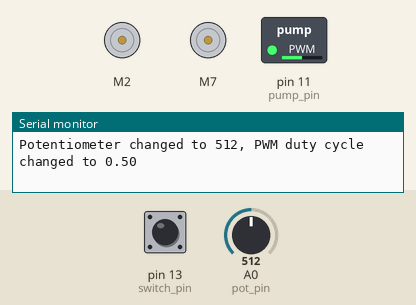
Simulated run of this sketch. Board: Arduino Uno, built with avr-gcc and run on an emulated ATmega328P. Parts: 2 × DC motor (green arrow = forward, orange = backward, longer = faster), switched loads named in the sketch (green lamp = pin HIGH), the last lines printed to the serial monitor. The inputs (shaded band) are chosen by the test bench; at power-on: pin 13 (switch_pin) LOW, A0 (pot_pin) = 512.

Above: at 1.2 s.
1.3 s: pin 13 (switch_pin) pulled HIGH for 0.15 s
At 1.37 s:
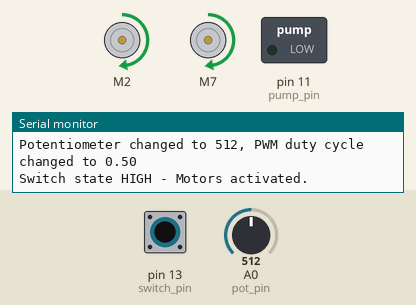
2.9 s: A0 (pot_pin) set to 716
At 3.5 s:
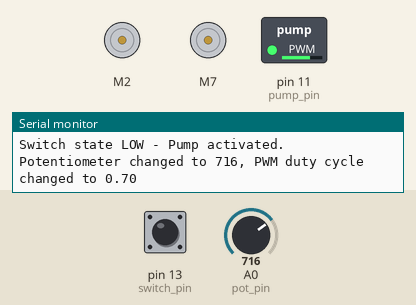
4.4 s: A0 (pot_pin) set to 900
At 5.6 s:
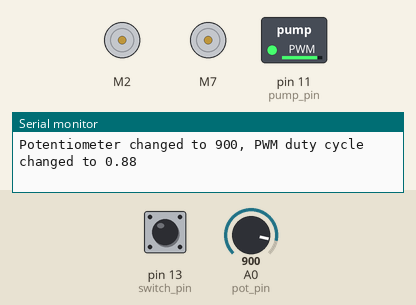
5.9 s: pin 13 (switch_pin) pulled HIGH for 1 s
At 6.7 s:
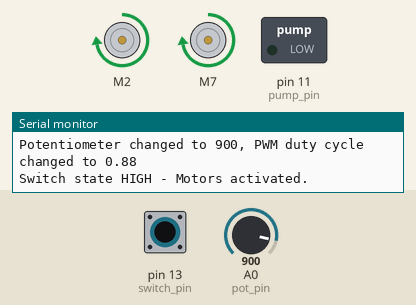
8.4 s: A0 (pot_pin) set to 122
At 9.0 s:
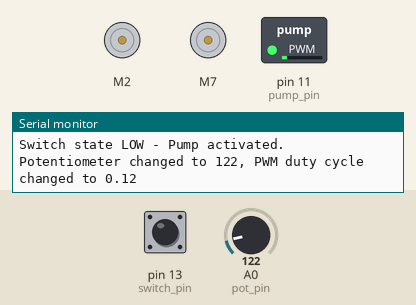
9.9 s: pin 13 (switch_pin) pulled HIGH for 0.15 s
At 10.7 s:
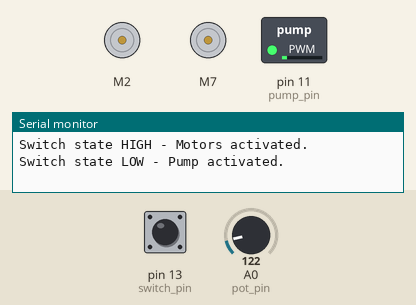
Timing chart, 0 to 12.5 s (numbered marks = the images above; inputs shaded):
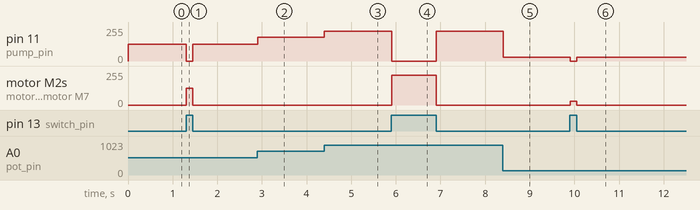

The sketch:

Pump_And_Drive_Motor_Test.ino
```cpp
/**********************************************************
   Pump and Drive Motor Test for Betta Fish Feeder
   Language: Arduino
   Author: Michael Hoskins
   Date: March 5 2018

   This code uses a potentiometer and switch to control the pump
   and the two drive motors. It uses the potentiometer to set a
   shared PWM duty cycle, and the switch to change which actuator
   is powered.

   Reducing CPU Load:
   The checkSwitch() and checkPot() functions will
   read the digital and analog pins respectively, and only return
   1 if there is a detected change in state. In this way, by calling
   a checkX() function in an if statement, the CPU will only perform
   the action of checking sensors every loop, while the resulting
   changes to the actuators (such as changing the motor speed)
   only happen as needed.

 **********************************************************/

#include "SparkFun_TB6612.h"

// Pins for all motor driver inputs, keep in mind the PWM defines must be on PWM pins
#define AIN1 2
#define BIN1 7
#define AIN2 4
#define BIN2 8
#define PWMA 5
#define PWMB 6
#define STBY 9

// these constants are used to allow you to make your motor configuration
// line up with function names like forward.  Value can be 1 or -1
const int offsetA = 1;
const int offsetB = 1;

// Initializing motors.  The library will allow you to initialize as many
// motors as you have memory for.  If you are using functions like forward
// that take 2 motors as arguements you can either write new functions or
// call the function more than once.
Motor motor1 = Motor(AIN1, AIN2, PWMA, offsetA, STBY);
Motor motor2 = Motor(BIN1, BIN2, PWMB, offsetB, STBY);


// Pin Definitions
int pot_pin = A0;
int pump_pin = 11;
int switch_pin = 13;

// Sensor Variables
int pin_state = 0;
int prev_pin_state;
int sensor_value = 0;
int prev_sensor_value;

// Other Variables
float pwm_ratio = 0.249; //  = 255/1024

// Functions
int checkSwitch();
int checkPot();

void setup()
{
  Serial.begin(9600);
  pinMode(switch_pin, INPUT);
  pinMode(pump_pin, OUTPUT);
}

void loop() {

  delay(5);

  if (checkSwitch() || checkPot()) {


    if (pin_state == 1) { // Drive Motor Activated

      analogWrite(pump_pin, 0); // Deactivate Pump

      int drive_pwm = (int)(sensor_value * pwm_ratio);

      if (sensor_value <= 25) { // Switch off motors if knob is almost fully dialed left
        brake(motor1, motor2);
      }
      else forward(motor1, motor2, drive_pwm);
    }

    else { // Pump Activated

      brake(motor1, motor2); // Deactivate Drive Motors

      int pump_pwm = (int)(sensor_value * pwm_ratio);

      if (sensor_value <= 25) {
        analogWrite(pump_pin, 0);
      }
      else analogWrite(pump_pin, pump_pwm);
    }

  }
}


int checkSwitch() {  // Reads the digital switch state. Returns 1 if the state has changed.

  prev_pin_state = pin_state;
  pin_state = digitalRead(switch_pin);

  if (prev_pin_state != pin_state) {

    if (pin_state == HIGH) {
      Serial.println("Switch state HIGH - Motors activated. ");
    }
    else {
      Serial.println("Switch state LOW - Pump activated.");
    }

    return 1;
  }
  else return 0;
}

int checkPot() { // Reads the analog potentiometer value. Returns 1 if the value has changed.

  prev_sensor_value = sensor_value;
  sensor_value = analogRead(pot_pin);

  if (prev_sensor_value > (sensor_value + 1) || prev_sensor_value < (sensor_value - 1)) { // +/- 1 threshold to de-noise.

    Serial.print("Potentiometer changed to ");
    Serial.print(sensor_value);
    Serial.print(", PWM duty cycle changed to ");
    Serial.println((float)(sensor_value) / 1024);

    return 1;
  }
  else return 0;
}
```

Measured:
- after the input at 1.3 s, pin 11 (pump_pin): 127/255 → 0/255 at once, → 127/255 0.15 s later; motor M2, motor M7: stopped → forward 127/255 at once, → stopped 0.15 s later
- after the input at 2.9 s, pin 11 (pump_pin): 127/255 → 178/255 at once
- after the input at 4.4 s, pin 11 (pump_pin): 178/255 → 224/255 at once
- after the input at 5.9 s, pin 11 (pump_pin): 224/255 → 0/255 at once, → 224/255 1.0 s later; motor M2, motor M7: stopped → forward 224/255 at once, → stopped 1.0 s later
- after the input at 8.4 s, pin 11 (pump_pin): 224/255 → 30/255 at once
- after the input at 9.9 s, pin 11 (pump_pin): 30/255 → 0/255 at once, → 30/255 0.15 s later; motor M2, motor M7: stopped → forward 30/255 at once, → stopped 0.15 s later
